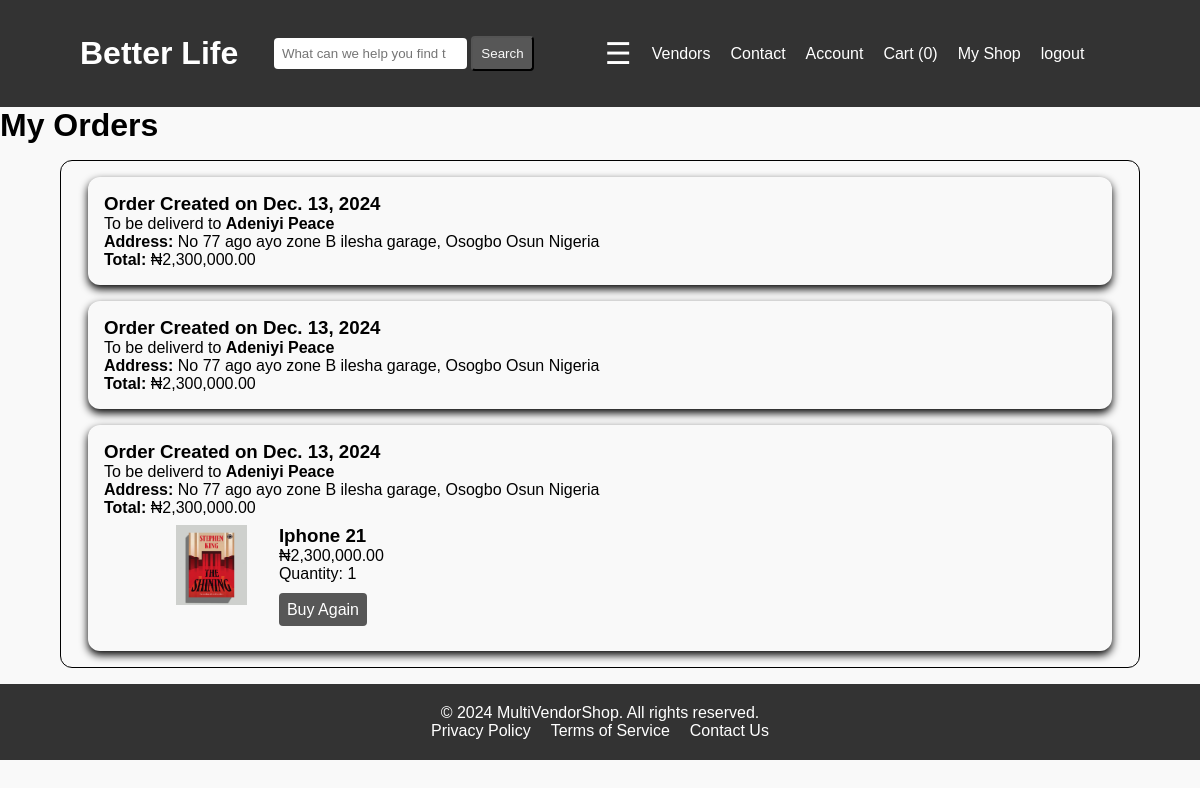
/dashboard/orders/ (signed in), run on an earlier commit of the app's database.
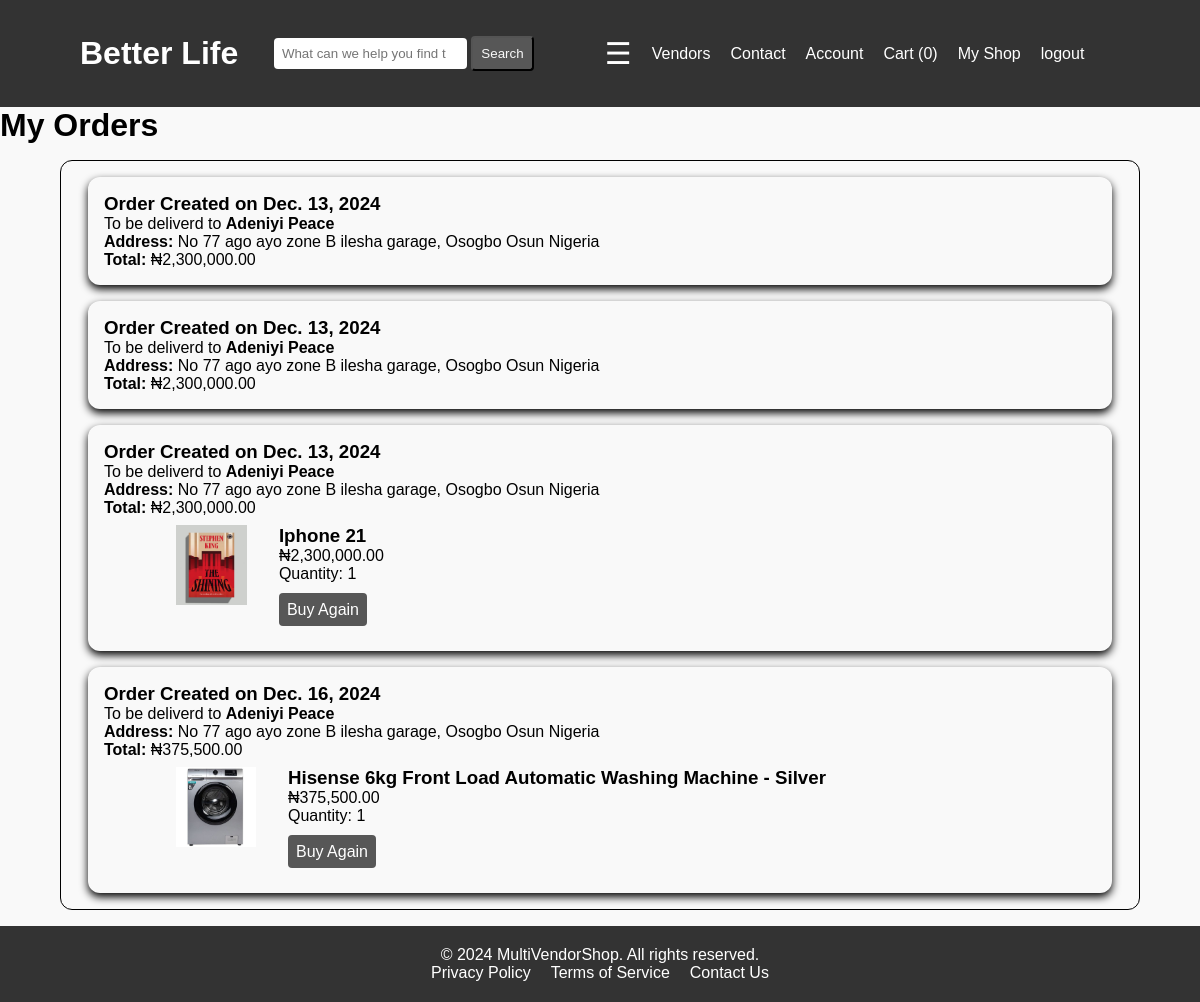
And on a later commit of the database.
### dashboard/models.py (models this page shows, shortened)
class Order(models.Model):
    first_name = models.CharField(max_length=50)
    last_name = models.CharField(max_length=50)
    city = models.CharField( max_length=100)
    state = models.CharField( max_length=100)
    country = models.CharField( max_length=100)
    phone_number = models.IntegerField()
    paid_amount = models.IntegerField()
    is_paid = models.BooleanField(default=False)
    vendor_id = models.CharField(max_length=255)
    created_by = models.ForeignKey(CustomUser, on_delete=models.CASCADE, related_name="order")
    time_created = models.DateField( auto_now=False, auto_now_add=True)
    def __str__(self):
        return self.vendor_id

class OrderItem(models.Model):
    order = models.ForeignKey(Order, on_delete=models.CASCADE, related_name="order_item")
    product = models.ForeignKey(Product, on_delete=models.CASCADE, related_name="order_item")
    price = models.IntegerField()
    quantity = models.IntegerField()

class Product(models.Model):
    user = models.ForeignKey(CustomUser, on_delete=models.CASCADE, related_name="product", null=True)
    category = models.ForeignKey(Category, on_delete=models.CASCADE, related_name="product")
    name = models.CharField( max_length=100)
    slug = models.SlugField(unique=True, editable=False)
    price = models.IntegerField()
    in_store = models.IntegerField()
    description = models.TextField()
    date_created = models.DateTimeField(auto_now=True, auto_now_add=False)
    last_modified = models.DateTimeField(auto_now=False, auto_now_add=True)
    ...

class ProductImage(models.Model):
    product = models.ForeignKey(Product, on_delete=models.CASCADE, related_name="image")
    image = models.ImageField(upload_to="product image", height_field=None, width_field=None, max_length=None)

### dashboard/views.py (the view)
# urls.py: path("orders/", views.UserOrderView.as_view(), name="user_order"),
class UserOrderView(LoginRequiredMixin, View):
    def get(self, request):
        orders = request.user.order.all()
        context = {"orders":orders}
        print(orders)
        return render(request, "dashboard/orders.html", context)

### cart/cart.py (called while the page is built)
    def __len__(self):
        return sum(int(item["quantity"] )for item in self.cart.values())

### store/context_processors.py (called while the page is built)
def recently_viewed(request):
    return {"recently_viewed":RecentlyViewed(request)}

### store/templatetags/menu.py (called while the page is built)
@register.inclusion_tag("menu_items.html")
def menu_items():
    categories = Category.objects.all().order_by("category").values()
    return { "categories":categories }

@register.simple_tag(takes_context=True)
def cart_number(context):
    request = context.get("request")
    cart = Cart(request)
    return len(cart)

### dashboard/templates/dashboard/orders.html (shortened to what this page needs)
{% extends "base.html" %}
{% load static %}
{% block styles %}<link rel="stylesheet" href="{% static "dashboard/orders.css" %}">{% endblock styles %}
{% block contents %}
<h1>My Orders</h1>
<div class="all-saved">
    {% if orders  %}
    <ul>
        {% for order in orders %}
            <div class="order-detail">
                <h3>Order Created on {{order.time_created}}</h3>
                <p>To be deliverd to <strong>{{order.last_name}} {{order.first_name}}</strong></p>
                <p><strong>Address:</strong> {{order.city}} {{order.state}} {{order.country}}</p>
                <p><strong>Total:</strong> ₦{{order.paid_amount|floatformat:"2g"}}</p>
                <div class="order-items">
                    <ul>
                    {% for order_item in order.order_item.all %}
                    <li>
                        <img src="{{order_item.product.image.all.0.image.url}}" alt="{{order_item.product.name}}">
                        <div class="product-details">
                            <a href="{% url "product_detail" order_item.product.slug %}">
                                <h3>{{order_item.product.name}}</h3>
                                <p>₦{{order_item.product.price|floatformat:"2g"}}</p>
                                <p>Quantity: {{order_item.quantity}}</p>
                            </a>
                            <br>
                            <a href="{% url "add_to_cart" order_item.product.id %}" class="buy-again" >Buy Again</a>
                        </div>
                    </li>
                    {% endfor %}
                    </ul>
                </div>
            </div>
        {% endfor %}
    </ul>
    {% else %}
            <div class="no-item">
                <p> You have not ordered anything yet</p>
            </div>
    {% endif %}
</div>
{% endblock contents %}

What changed in the data, as far as the page shows it:
added Order: time_created "Dec. 16, 2024", last_name "Adeniyi", first_name "Peace", city "No 77 ago ayo zone B ilesha garage, Osogbo", state "Osun", country "Nigeria", paid_amount "375,500.00"
added OrderItem: product.image.all.0.image (picture), product.name "Hisense 6kg Front Load Automatic Washing Machine - Silver", product.price "375,500.00", quantity "1", shown under "Dec. 16, 2024"
